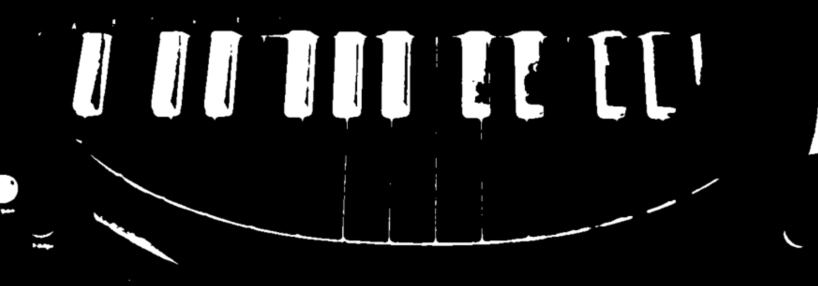
#> input picture images/blackKeys0.png, 1636 x 572 px (shown at 1/2 size)
$ python test3.py   (older library calls are emulated)
#> lines starting #> are read from the running program, lines starting #| are printed output that depends on the picture; after the words box and inside, x2 and y2 are one past the last pixel; in counts of white or black regions, pixels touching at a corner belong together

import cv2
import numpy as np
from collections import Counter
import math
#import Counter fromcollections #for coun ter

# nice resizeing
# stolen from : https://stackoverflow.com/questions/35180764/opencv-python-image-too-big-to-display
def ResizeWithAspectRatio(image, width=None, height=None, inter=cv2.INTER_AREA):
    dim = None
    (h, w) = image.shape[:2]

    if width is None and height is None:
        return image
    if width is None:
        r = height / float(h)
        dim = (int(w * r), height)
    else:
        r = width / float(w)
        dim = (width, int(h * r))

    return cv2.resize(image, dim, interpolation=inter)


# given  rho and theta, we draw a line on the image
def drawLineFromHough(image, r, theta):
    # Stores the value of cos(theta) in a
      a = np.cos(theta)

      # Stores the value of sin(theta) in b
      b = np.sin(theta)

      # x0 stores the value rcos(theta)
      x0 = a*r

      # y0 stores the value rsin(theta)
      y0 = b*r

      # x1 stores the rounded off value of (rcos(theta)-1000sin(theta))
      x1 = int(x0 + 10000*(-b))

      # y1 stores the rounded off value of (rsin(theta)+1000cos(theta))
      y1 = int(y0 + 10000*(a))

      # x2 stores the rounded off value of (rcos(theta)+1000sin(theta))
      x2 = int(x0 - 10000*(-b))

      # y2 stores the rounded off value of (rsin(theta)-1000cos(theta))
      y2 = int(y0 - 10000*(a))

      # cv2.line draws a line in img from the point(x1,y1) to (x2,y2).
      # (0,0,255) denotes the colour of the line to be
      # drawn. In this case, it is red.
      cv2.line(image, (x1, y1), (x2, y2), 255, 2)

# morphlogical processed Image to extend edges of the piano togeter
# [116 lines left out: functions getMorphologicalProcessedImage, getBiggestBlob, getCropBounds, cropImage, black_keys, not called in this run]


def sobel_hough_fill_holes(image_path, threshold=127, output_path='binary_output_filled.png'):

    # read image
#> called with image_path = './images/blackKeys0.png', threshold = 127, output_path = 'binary_output_filled.png'
    image = cv2.imread(image_path)
#> image is the input picture: shape (572, 1636, 3); min 0, max 255, mean 25.2
    if image is None:
        print(f"Error: Unable to read image at {image_path}")
        return

    # gray scale the image
    gray = cv2.cvtColor(image, cv2.COLOR_BGR2GRAY)

    #threshold the gray to get a binary image, we only want the white piano keys really
    ret, gray_thresh = cv2.threshold(gray, 150, 255, cv2.THRESH_BINARY)
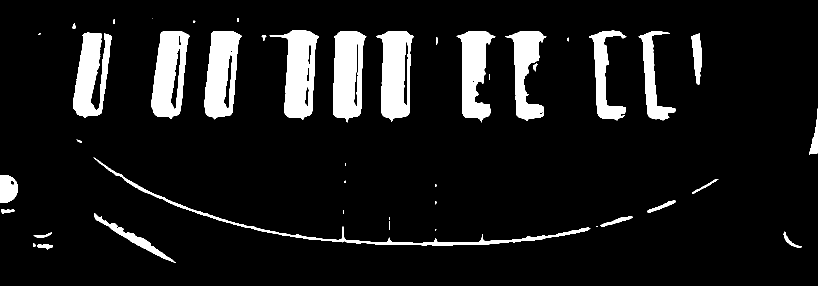
#> gray_thresh: shape (572, 1636) (shown at 1/2 size); 9.5% white; 44 white regions (12 under 20 px), largest, box (x1, y1, x2, y2) and area: (539, 61, 638, 240) 9207, (666, 63, 733, 245) 9147, (753, 62, 828, 243) 8996

    # perform a quick edge detection
    sobel_x = cv2.Sobel(gray_thresh, cv2.CV_64F, 1, 0, ksize=3)  #Horizontal edges
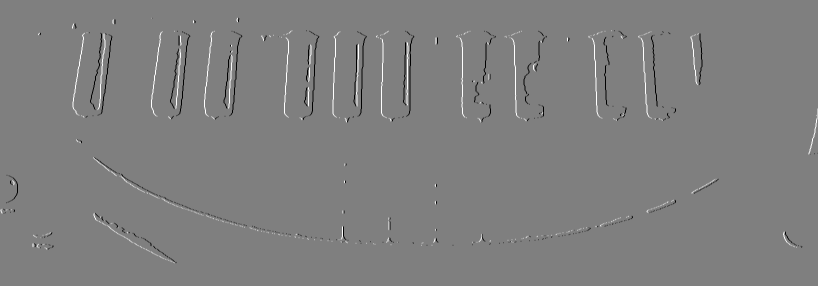
#> sobel_x: shape (572, 1636) float64 (shown at 1/2 size); min -1020, max 1020, mean 0.1; drawn with min black and max white
    sobel_y = cv2.Sobel(gray_thresh, cv2.CV_64F, 0, 1, ksize=3)  #Vertical edges
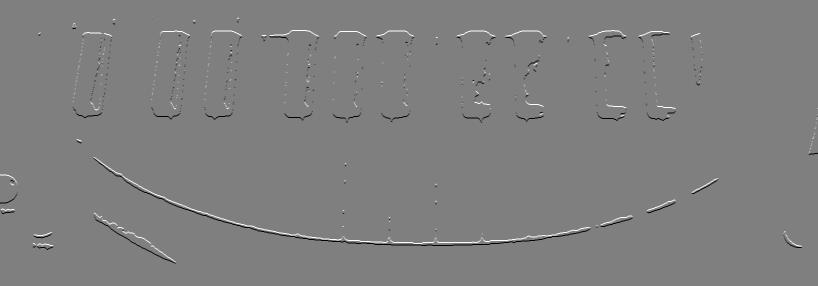
#> sobel_y: shape (572, 1636) float64 (shown at 1/2 size); min -1020, max 1020, mean 0; drawn with min black and max white


    gradient_magnitude = np.sqrt(sobel_x**2 + sobel_y**2)
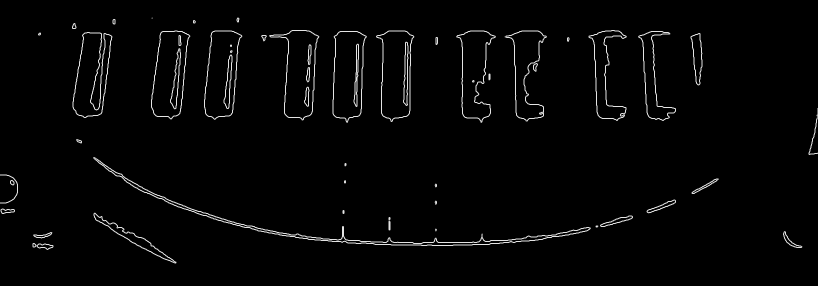
#> gradient_magnitude: shape (572, 1636) float64 (shown at 1/2 size); min 0, max 1140.4, mean 23.7; drawn with min black and max white
    gradient_magnitude = np.uint8(255 * gradient_magnitude / np.max(gradient_magnitude))


    # perform the hough transformation, where we will use this to find the dominant orientation
    line_image = np.zeros_like(gray)

    lines = cv2.HoughLines(gradient_magnitude,
                            rho=1,
                            theta=np.pi/180,
                            threshold=200)
#> lines = [[62, 1.57], [469, 1.59], [484, 1.57], [430, 1.64], [443, 1.62], [489, 1.57], [456, 1.61], [499, 1.55], [278, 1.88]]

    #get all angles
    normal_angles = []
    for line in lines:
        rho, theta = line[0]
        normal_angles.append(np.degrees(theta) % 180)

        drawLineFromHough(line_image,rho,theta=theta)
#> this loop made 9 passes
#> (rho, theta, a in drawLineFromHough, b in drawLineFromHough, x0 in drawLineFromHough, y0 in drawLineFromHough, x1 in drawLineFromHough, y1 in drawLineFromHough) on passes 1 to 9: (62, 1.57, -4.37e-08, 1, -2.71e-06, 62, -10000, 61), (469, 1.59, -0.0175, 1, -8.19, 468.9, -10006, 294), (484, 1.57, -4.37e-08, 1, -2.12e-05, 484, -10000, 483), (430, 1.64, -0.0698, 0.998, -30, 429, -10005, -268), (443, 1.62, -0.0523, 0.999, -23.18, 442.4, -10009, -80), (489, 1.57, -4.37e-08, 1, -2.14e-05, 489, -10000, 488), (456, 1.61, -0.0349, 0.999, -15.91, 455.7, -10009, 106), (499, 1.55, 0.0175, 1, 8.71, 498.9, -9989, 673), (278, 1.88, -0.309, 0.951, -85.91, 264.4, -9596, -2825)
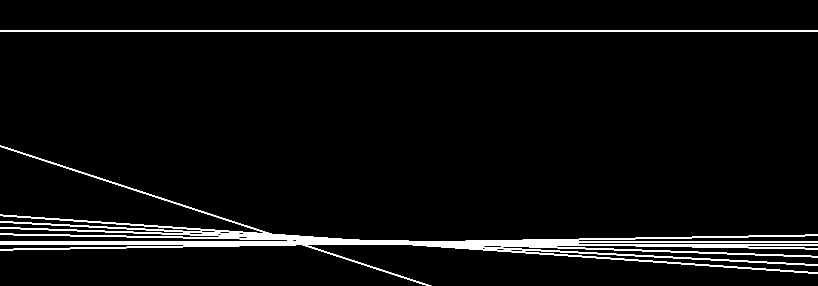
#> line_image: shape (572, 1636) (shown at 1/2 size); 4% white; 2 white regions, box (x1, y1, x2, y2) and area: (0, 291, 1636, 572) 32442, (0, 60, 1636, 64) 4908
#> after the loop, normal_angles = [90, 91, 90, 94, 93, 90, 92, 89, 108]


    #calculate the dominant angle

    #print(normal_angles)
    #find dom angle
    #angle_counter = Counter(normal_angles)
    #dom_angle = max(angle_counter, key=angle_counter.get)

    angle_bins = np.histogram(normal_angles, bins=18, range=(0, 180))
    dom_angle = angle_bins[1][np.argmax(angle_bins[0])]
#> dom_angle = 90

    print(dom_angle)
#| 90.0

    # display all of the images so far
    DISPLAY_WIDTH = 500
    #cv2.imshow('omg', image)
    cv2.imshow('gray', ResizeWithAspectRatio(image=gray, width=DISPLAY_WIDTH))
    cv2.imshow('gray_thresh', ResizeWithAspectRatio(image=gray_thresh, width=DISPLAY_WIDTH))
    cv2.imshow('Gradient Magnitude (Sobel)', ResizeWithAspectRatio(image=gradient_magnitude, width=DISPLAY_WIDTH))
#> call 3 of ResizeWithAspectRatio, with width = 500, inter = 3
#> in ResizeWithAspectRatio (call 3), `return cv2.resize(image, dim, interpolation=inter)`:
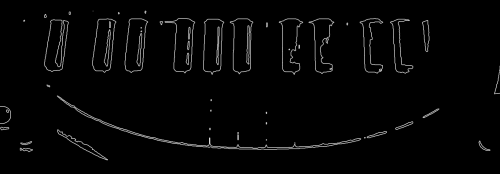
#> returned value: shape (174, 500); min 0, max 217, mean 5.3
    cv2.imshow('Hough', ResizeWithAspectRatio(image=line_image, width=DISPLAY_WIDTH))
#> call 4 of ResizeWithAspectRatio, with width = 500, inter = 3
#> in ResizeWithAspectRatio (call 4), `return cv2.resize(image, dim, interpolation=inter)`:
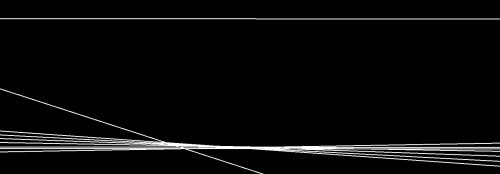
#> returned value: shape (174, 500); min 0, max 255, mean 10.2


    cv2.waitKey(0)
    cv2.destroyAllWindows()


if __name__ == "__main__":

    sobel_hough_fill_holes('./images/blackKeys0.png', threshold=127, output_path='binary_output_filled.png')
